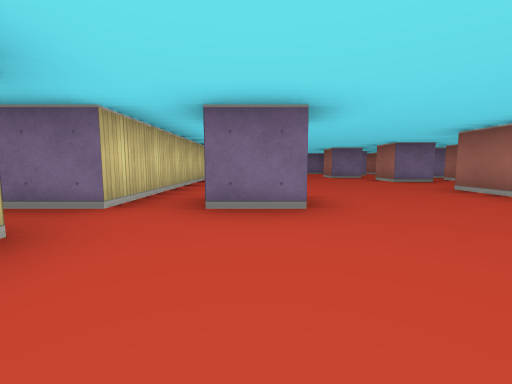
view 1 (above)

24 first-person views from a walk through a cub3D maze. The camera is about half as high as the walls, tilts 6° down and sees 90° across. The floor is counted in squares. Each view is taken from the middle of a square. On the plan, view 1 faces up. The plan holds only what a view shows up to about 9 squares ahead; the rest is blank.

view 2
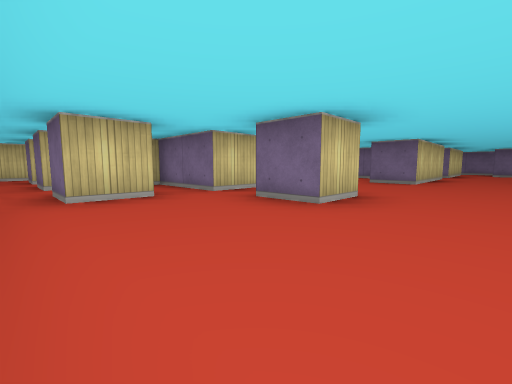

view 3
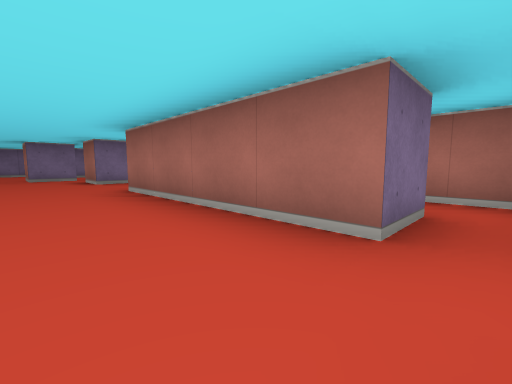

view 4
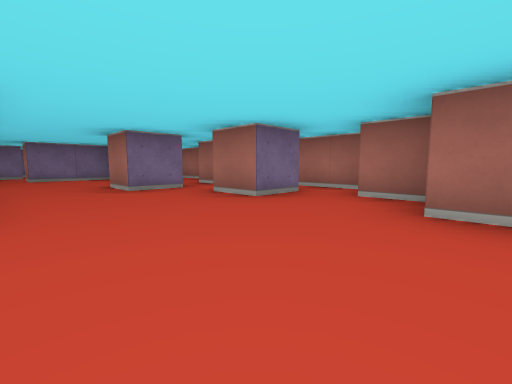

view 5
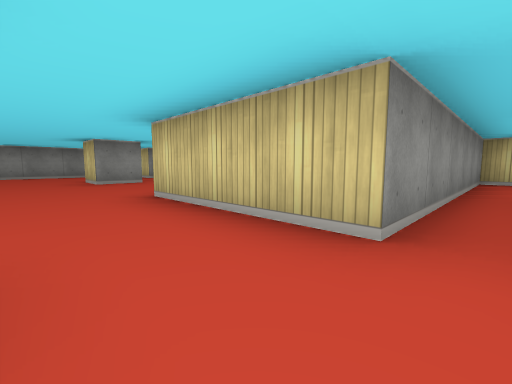

view 6
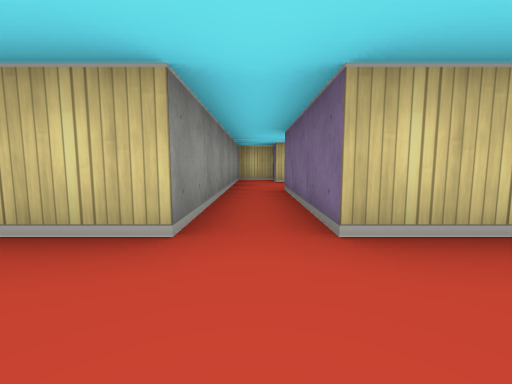

view 7
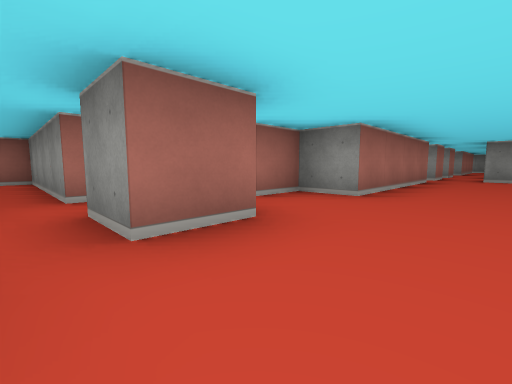

view 8
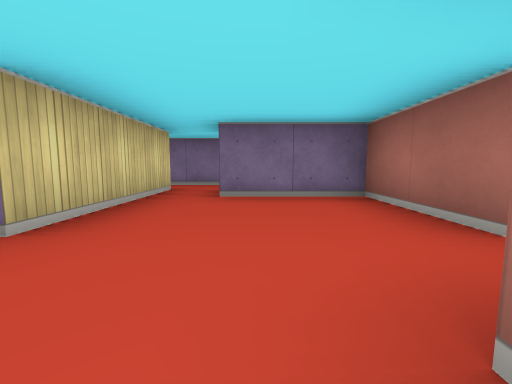

view 9
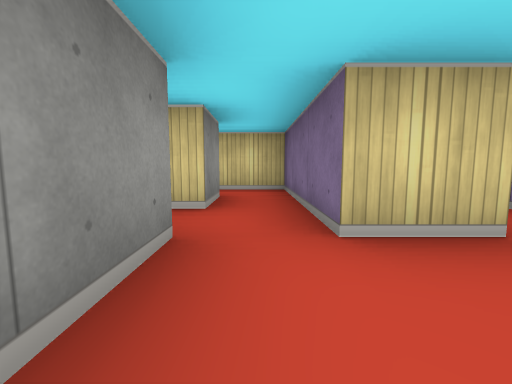

view 10
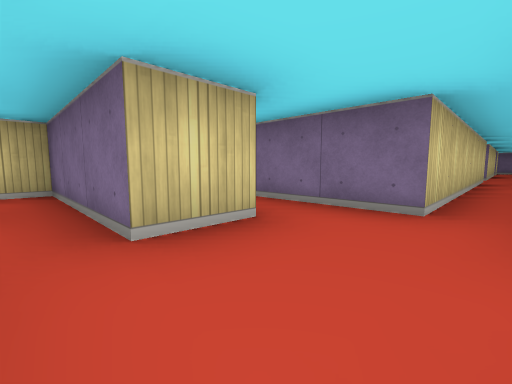

view 11
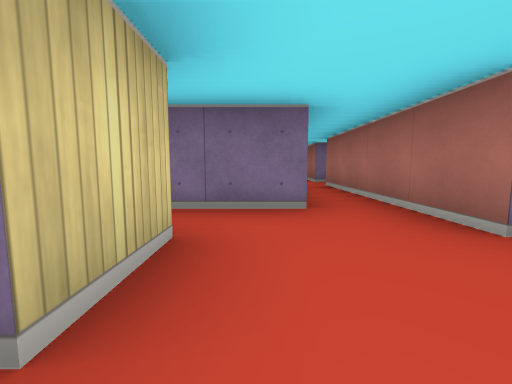

view 12
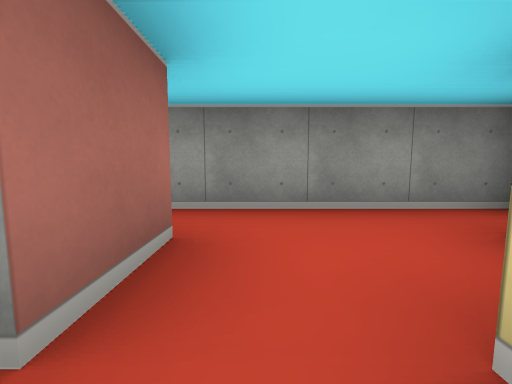

view 13
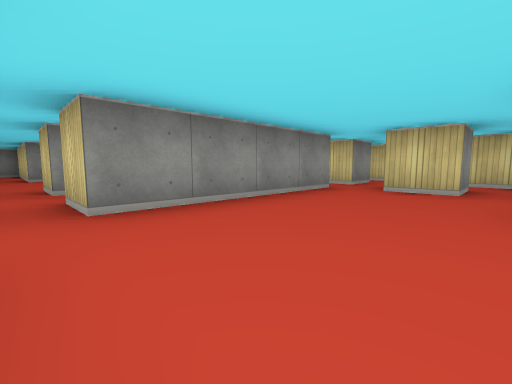

view 14
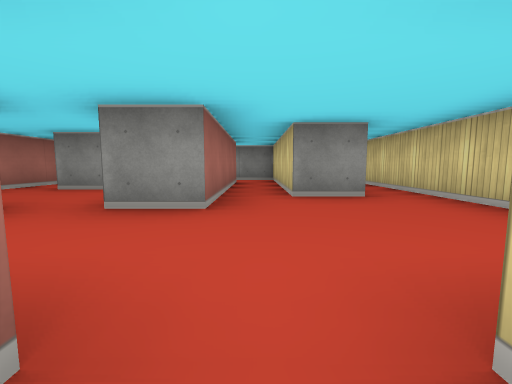

view 15
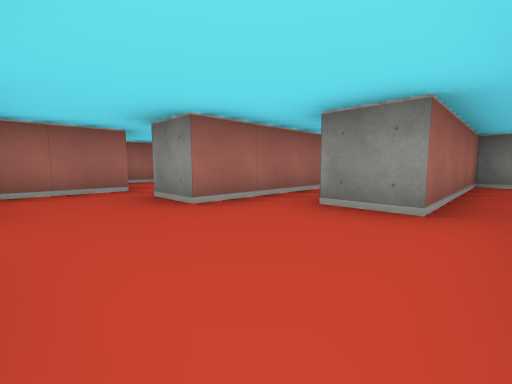

view 16
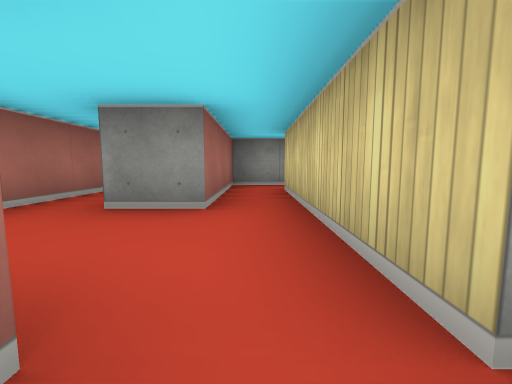

view 17
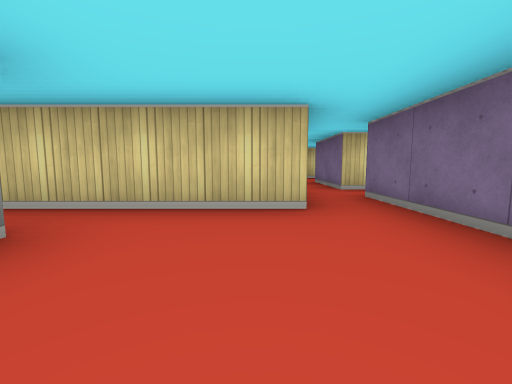

view 18
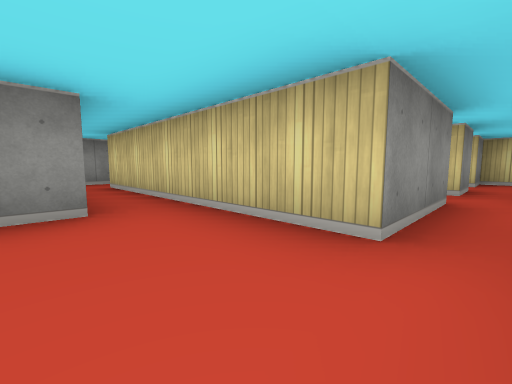

view 19
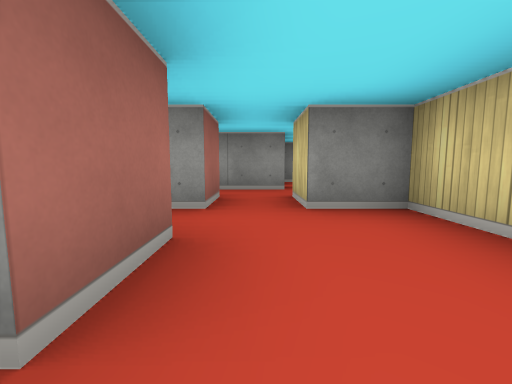

view 20
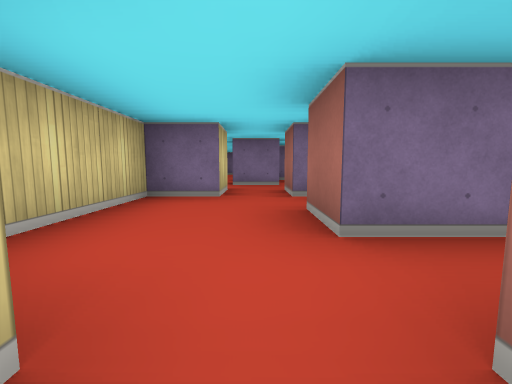

view 21
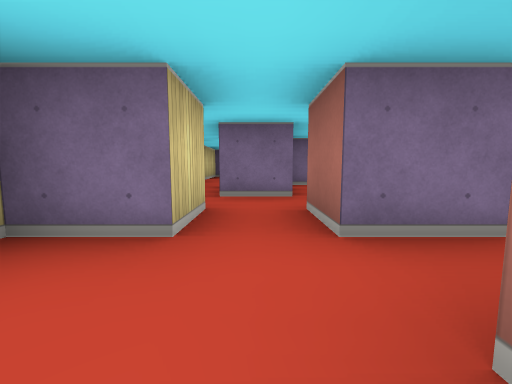

view 22
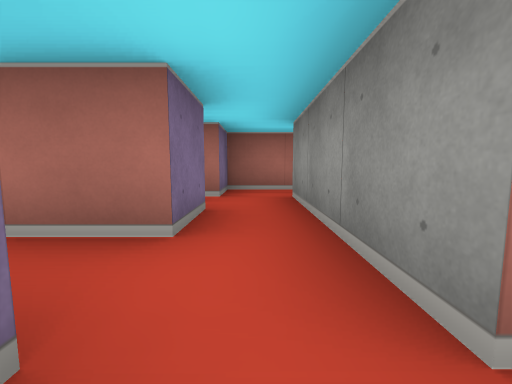

view 23
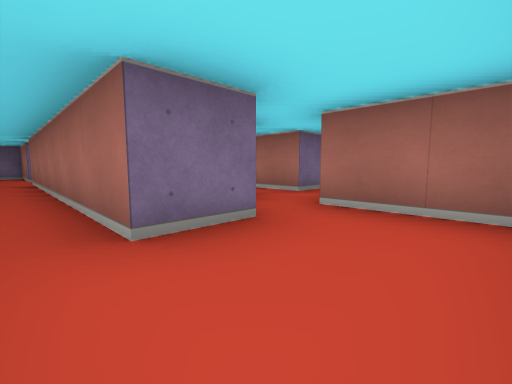

view 24
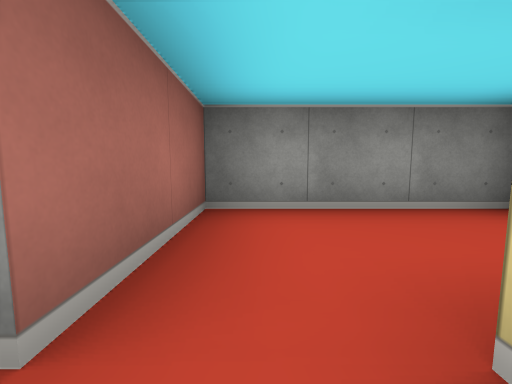

### Floor plan
Key: @ floor where view 1 was taken; # wall or solid block; . floor.
Columns run from 8 left of view 1 to 10 right of it. Each row starts with its distance up from view 1.
 26           #.
 25           #.
 24           #.
 23           #.
 22           #.#
 21           #.#
 20           #..
 19           #.#
 18           #.#
 17         ###.#
 16          ...#
 15       ####..
 14       #.....
 13       #.#.###
 12      ...#...# #
 11   ###.###...#.#
 10   #...........#
  9   #######..#.##
  8        .#.........#
  7       #.#...#.#####
  6   #   #.......#
  5   #.  #......##
  4    .  #.....##
  3  ##. ##.#...#
  2  .#.##......#
  1 #.#.#.#.....#.#
  0 #.......@.....#
 -1  .##.#.####.#
 -2  .#...    ..
 -3  .#..##.###.#
 -4  .#...........#
 -5  .##.#.##.....#
 -6  .#.....#...#...#
 -7  ...###.#.#.#...#
 -8  ...#   #.#.#.#.#
 -9 #####   #.#.#.#.#
-10         ..#...#
-11         #######

Where each view was taken, in squares from view 1:
view 1: 0 up, 0 right, facing up
view 2: 0 up, 2 right, facing up-left
view 3: 0 up, 2 right, facing up-right
view 4: 4 up, 1 right, facing up-right
view 5: 10 up, 2 right, facing down-left
view 6: 10 up, 2 right, facing left
view 7: 8 up, 2 right, facing down-right
view 8: 9 up, 2 right, facing up
view 9: 14 up, 3 right, facing left
view 10: 14 up, 3 right, facing up-left
view 11: 14 up, 2 right, facing up
view 12: 12 up, 3 left, facing down
view 13: 2 up, 3 right, facing down-left
view 14: 3 down, 3 right, facing down
view 15: 4 down, 1 right, facing down-right
view 16: 5 down, 5 right, facing down
view 17: 5 down, 3 right, facing left
view 18: 4 down, 2 right, facing down-left
view 19: 2 down, 4 left, facing down
view 20: 5 down, 4 left, facing up
view 21: 3 down, 4 left, facing up
view 22: 6 down, 5 left, facing right
view 23: 8 down, 7 left, facing up-right
view 24: 6 down, 5 left, facing down
